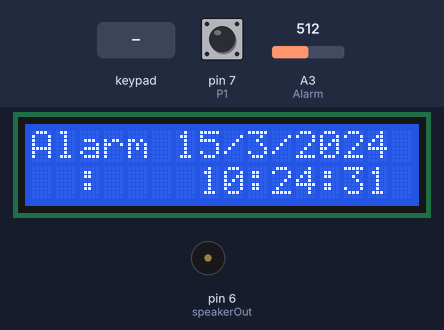
Bench run of a sketch on a simulated Arduino Uno, built with avr-gcc and run on an emulated ATmega328P. Shown: 16×2 character LCD, buzzer (waves = sounding, pin HIGH). Inputs (shaded band) come from the test bench; at power-on: pin 7 (P1) HIGH, A3 (Alarm) = 512. The local clock reads 2024-03-15 10:24:30 at power-on unless the sketch sets it.

Above: at 1.2 s.
1.3 s: pin 7 (P1) pulled LOW for 1.3 s
At 3.4 s:
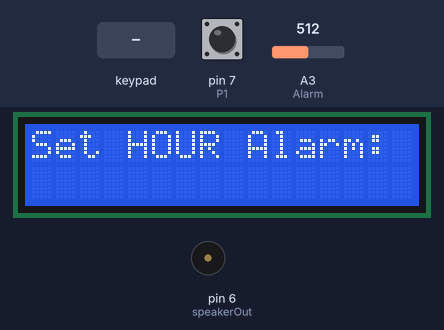
4.5 s: key '#' pressed
At 5.0 s:
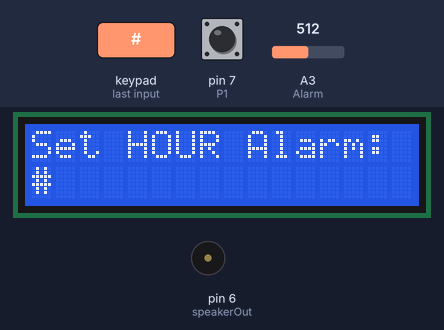
6.0 s: keypad keys 1 3 9 7 2 * pressed 1.5 s apart
At 6.5 s:
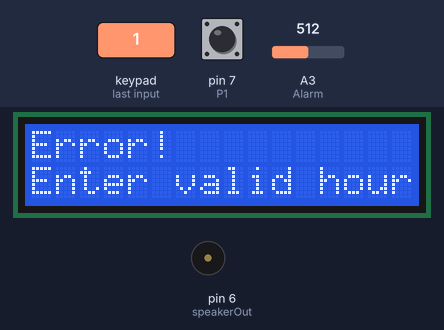
16.5 s: key '*' pressed
At 16.6 s:
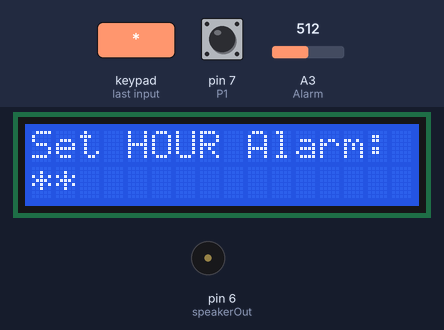
18.2 s: keypad keys 1 0 9 8 3 pressed 1.5 s apart
At 19.0 s:
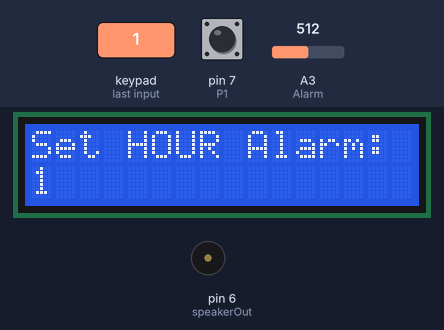
27.2 s: pin 7 (P1) pulled LOW for 1.3 s
At 28.0 s:
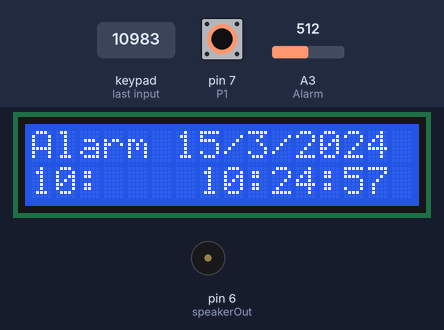
Timing chart, 0 to 30.2 s (numbered marks = the images above; inputs shaded):
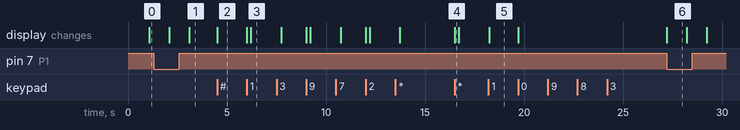

Measured:
- after the input at 1.3 s, the display: first changes after 0.79 s (image 1 shows a later state)
- after the input at 4.5 s, the display: changes at once (image 2)
- after the input at 6.0 s, the display: first changes at once (image 3 shows a later state)
- after the input at 16.5 s, the display: changes at once (image 4)
- after the input at 18.2 s, the display: changes at once (image 5)
- after the input at 27.2 s, the display: first changes at once (image 6 shows a later state)
- what the display in image 6 shows lasts 1.0 s, from 27.2 s to 28.2 s

The sketch:

FINAL_ALARM_CLOCK.ino
```cpp
/*
LIGHT SENSETIVE ALARM CLOCK
____________________________

PINS THAT HAS BEEN USED:

LCD:
rs = 0
E = 2
d4 = 4
d5 = A0
d6 = A1
d7 = A2

RTC:
SCL = A5
SDL = A4

PUSHBUTOONS:
P1 = 7 "THE MENU BUTTON IS THE MAIN BUTTON, PRESS ONCE TO BLINK. PRESS TWICE TO SET ALARM HOURS. PRESS ONE MORE TIME TO SET ALARM MINUTES"
P2 = 5(OPTIONAL) "WHEN SETTING THE HOURS OR MINUTES YOU NEED TO PRESS IT TO CHANGE THE NUMBER"

 KEYPAD "MAIN USE":
 the pin used 3, 8, 9, 10, 11, 12, 13
 * for the numbers to be correct and in order you have to connect the keypad in the arduino in this order
 * rows:
 * pin 4 (keypad) > pin 3 arduino
 * pin 3 (keypad) > pin 8 arduino
 * pin 2 (keypad) > pin 9 arduino
 * pin 1 (keypad) > pin 10 arduino
 * cols:
 * pin 7 (keypad) > pin 11 arduino
 * pin 6 (keypad) > pin 12 arduino
 * pin 5 (keypad) > pin 13 arduino
 *
 * if you choose another digital pin is okay just keep the order
 * if you don't keep the order the numbers will mixup
 * press 1 on keypad > the lcd will show 7 or some other number not 1
 *
 * NOTICE:
 * you can only use pin 0 or 1 on the arduino if you are not using serial.
 * serial uses communication pins 0, and 1, so if you are not using serial
 * the pins 0, and 1 can be used as digital

ALARM SOUND:
SPEAKER = 11

LIGHT SENSOR:
PHOTORESISTOR = A3

 */

 #include <LiquidCrystal.h> // includes the LiquidCrystal Library
#include "RTClib.h"
#include <Wire.h>

RTC_DS1307 RTC;
#include <Keypad.h>
LiquidCrystal lcd(0, 2, 4, A0, A1, A2); // Creates an LC object. Parameters: (rs, enable, d4, d5, d6, d7)

// ALARM SOUND  ==========================================

int speakerOut = 6;

// Start by defining the relationship between
//       note, period, &  frequency.
#define  c     3830    // 261 Hz
#define  d     3400    // 294 Hz
#define  e     3038    // 329 Hz
#define  f     2864    // 349 Hz
#define  g     2550    // 392 Hz
#define  a     2272    // 440 Hz
#define  b     2028    // 493 Hz
#define  C     1912    // 523 Hz
// Define a special note, 'R', to represent a rest
#define  R     0
// Set up speaker on a PWM pin (digital 9, 10 or 11)

// MELODY and TIMING  =======================================
//  melody[] is an array of notes, accompanied by beats[],
//  which sets each note's relative length (higher #, longer note)
int melody[] = {  C,  b,  g,  C,  b,   e,  R,  C,  c,  g, a, C };
int beats[]  = { 16, 16, 16,  8,  8,  16, 32, 16, 16, 16, 8, 8 };
int MAX_COUNT = sizeof(melody) / 2; // Melody length, for looping.

// Set overall tempo
long tempo = 10000;
// Set length of pause between notes
int pause = 1000;
// Loop variable to increase Rest length
int rest_count = 100; //<-BLETCHEROUS HACK; See NOTES

// Initialize core variables
int tone_ = 0;
int beat = 0;
long duration  = 0;

// ============================================

//************keypad*****************//

const byte ROWS = 4; //four rows
const byte COLS = 3; //three columns
char keys[ROWS][COLS] = {
  {'1','2','3'},
  {'4','5','6'},
  {'7','8','9'},
  {'#','0','*'}
};
byte rowPins[ROWS] = {10, 9, 8, 3}; //connect to the row pinouts of the keypad
byte colPins[COLS] = {13, 12, 11}; //connect to the column pinouts of the keypad


Keypad keypad = Keypad( makeKeymap(keys), rowPins, colPins, ROWS, COLS );

//************Button*****************//


 int P1= 7;
 int P2= 5;

  int menu;
/*
 * the following line is declaring the variable of unassigned
 * to hold the alarm minute and hour
 */
int alarmHours, alarmMinutes;  // Holds the current alarm time
char key1 = ' ', key2 = ' ', key3 = ' ', key4 = ' '; // Display the alarm time on the screen

/*
 * Putting the pins as outputs
 * Note Menu the variable counting the times the button is pushed
 *
 */
void setup() {

  pinMode(P1,INPUT_PULLUP);
  pinMode(P2,INPUT_PULLUP);
  int menu=0;

 Wire.begin();
 RTC.begin();
 lcd.begin(16,2);// Initializes the interface to the LCD screen, and specifies the dimensions (width and height) of the display }
 pinMode(speakerOut, OUTPUT);


}


/*THE functions are below the loop function
 * timenn: is a function that display the time adn date on the LCD
 * Alarm: is the function that control compare the current time with the alarb time, then write wake up on the screen
 * SetHourAlarm is the function that contrls the hours of the alarm
 * SetMinuteAlarm is the function that contrls the minute of the alarm
 * Menu:
 * depends on how many times you click on menu will take you to a different case
 *
 */

void loop() {

  timenn();
  Alarm();
  int sensor_value = analogRead(A3);


  if(digitalRead(P1)== LOW)
  {
   menu=menu+1;
  }

  if (menu == 1){

    lcd.clear();
    delay(1000);
    menu=menu+1;

  }

  if(menu==2){

    SetHourAlarm();

  }

  if (menu == 3){
    SetMinuteAlarm();

    }


  if (menu == 4)
  {
    menu = 0;

  }

    lcd.clear();
    lcd.setCursor(0,0);
    lcd.print("Alarm");
    lcd.setCursor(0,1);
    //lcd.print(alarmHours, DEC);
    lcd.print(key1);
    lcd.print(key2);
    lcd.print(":");
    lcd.print(key3);
    lcd.print(key4);
    //lcd.print(alarmMinutes, DEC);
    //delay(1000);
    //lcd.clear();


}


void timenn(){

    DateTime now = RTC.now();

    lcd.setCursor(6,0);
    lcd.print(now.day(), DEC);
    lcd.print("/");
    lcd.print(now.month(), DEC);
    lcd.print("/");
    lcd.print(now.year(), DEC);

    lcd.setCursor(7, 1);

    if (now.hour()<10)
    lcd.print("0");
    lcd.print(now.hour(), DEC);
    lcd.print(":");
    if (now.minute()<10)
    lcd.print("0");
    lcd.print(now.minute(), DEC);
    lcd.print(":");
    if (now.second()<10)
    lcd.print("0");
    lcd.print(now.second(), DEC);
    lcd.setCursor(12, 0);
    delay(1000);


  }


void SetHourAlarm()// Setting the alarm minutes
{
  lcd.clear();
  int z = 1;
  while(digitalRead(P1)==HIGH) {

    lcd.setCursor(0,0);
    lcd.print("Set HOUR Alarm:");
    while (z == 1){
      char key = keypad.getKey();
      if (key){
        lcd.setCursor(0,1);
        lcd.print(key);
        alarmHours = (key - '0') * 10;
        key1 = key;
        delay(200);
        z = 0;
}
  while (z == 0){
    char key = keypad.getKey();
    if (key){
      lcd.setCursor(1,1);
      lcd.print(key);
      alarmHours = alarmHours + (key - '0');
      key2 = key;
      delay(200);
      if ((alarmHours > 23)||(key1 == '*')||(key2 == '*')||(key1 == '#')||(key2 == '#')){
       lcd.clear();
       lcd.setCursor(0,0);
       lcd.print("Error!");
       lcd.setCursor(0,1);
       lcd.print("Enter valid hour");
       delay(1500);
       z = 1;
       lcd.clear();
       lcd.setCursor(0,0);
       lcd.print("Set HOUR Alarm:");

       }
      else{
       z = 2;
       menu = 3;
      }


}
}
    }
char key = keypad.getKey();
    if (key == '*'){
      z = 1;
      lcd.clear();
      lcd.setCursor(0,0);
      lcd.print("Set HOUR Alarm:");
    }


}


 }


void SetMinuteAlarm()// Setting the alarm minutes
{
  lcd.clear();
  int z = 1;
  while(digitalRead(P1)==HIGH) {
    lcd.setCursor(0,0);
    lcd.print("Set MINUTE Alarm:");
    while (z == 1){
      char key = keypad.getKey();
      if (key){
        lcd.setCursor(0,1);
        lcd.print(key);
        alarmMinutes = (key - '0') *10;
        key3 = key;
        delay(200);
        z = 0;
}
  while (z == 0){
    char key = keypad.getKey();
    if (key){
      lcd.setCursor(1,1);
      lcd.print(key);
      alarmMinutes = alarmMinutes + (key - '0' );
      key4 = key;
      delay(200);
      if ((alarmMinutes > 59)||(key3 == '*')||(key4 == '*')||(key3 == '#')||(key4 == '#')){
       lcd.clear();
       lcd.setCursor(0,0);
       lcd.print("Error!");
       lcd.setCursor(0,1);
       lcd.print("Enter valid MINs");
       delay(1500);
       z = 1;
       lcd.clear();
       lcd.setCursor(0,0);
       lcd.print("Set MINUTE Alarm:");

       }
      else{
       z = 2;
       menu = 4;
      }

}
}
    }
char key = keypad.getKey();
    if (key == '*'){
 z = 1;
 lcd.clear()
 ;
    lcd.setCursor(0,0);
    lcd.print("Set MINUTE Alarm:");

    }


}


 }


void Alarm(){

     DateTime now = RTC.now();
     lcd.clear();
     if ( now.hour() == alarmHours && now.minute() == alarmMinutes )
        {
          lcd.print("WAKE UP ASSHOLE...");
         // delay(1000);
          DateTime now = RTC.now();


      // Set up a counter to pull from melody[] and beats[]
      for (int i=0; i<MAX_COUNT; i++) {
      tone_ = melody[i];
      beat = beats[i];

    duration = beat * tempo; // Set up timing

    playTone();
    // A pause between notes...
    delayMicroseconds(pause);

        }


//THE FOLLOWING CODE TO MAKE THE ALARM STOP IF THE LIGHTS ARE ON

int sensor_value = analogRead(A3);
          if (sensor_value > 350)// the point at which the state of LEDs change
    {
              alarmHours = 0;
              alarmMinutes = 0;


    }


//THE FOLLOWING CODE TO MAKE THE ALARM STOP IF P2 IS PRESSED

  if(digitalRead(P2)==LOW)
    {

      alarmHours = 0;
      alarmMinutes = 0;
    }

}
}

// PLAY TONE  ==============================================
// Pulse the speaker to play a tone for a particular duration


void playTone() {
  long elapsed_time = 0;
  if (tone_ > 0) { // if this isn't a Rest beat, while the tone has
    //  played less long than 'duration', pulse speaker HIGH and LOW
    while (elapsed_time < duration) {

      digitalWrite(speakerOut,HIGH);
      delayMicroseconds(tone_ / 2);

      // DOWN
      digitalWrite(speakerOut, LOW);
      delayMicroseconds(tone_ / 2);

      // Keep track of how long we pulsed
      elapsed_time += (tone_);
    }
  }
  else { // Rest beat; loop times delay
    for (int j = 0; j < rest_count; j++) { // See NOTE on rest_count
      delayMicroseconds(duration);
    }
  }
}
```
